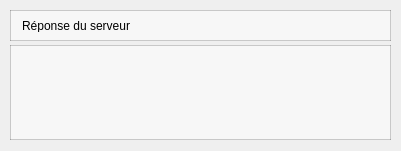
<?xml version="1.0" encoding="UTF-8"?>
<ui version="4.0">
 <class>BabelDialog</class>
 <widget class="QDialog" name="BabelDialog">
  <property name="geometry">
   <rect>
    <x>0</x>
    <y>0</y>
    <width>401</width>
    <height>151</height>
   </rect>
  </property>
  <property name="windowTitle">
   <string>error</string>
  </property>
  <property name="styleSheet">
   <string notr="true">background-image: url(:/BgBabelDialog.png);</string>
  </property>
  <widget class="QTextBrowser" name="textBrowser">
   <property name="geometry">
    <rect>
     <x>10</x>
     <y>45</y>
     <width>381</width>
     <height>95</height>
    </rect>
   </property>
   <property name="styleSheet">
    <string notr="true">background: none;
border: 1px solid rgba(10, 10, 10, 0.2);
background-color: rgba(255, 255, 255, 128);
color: rgb(0, 0, 0);
font: 9pt &quot;Open Sans Light&quot;;
padding: 8px;
</string>
   </property>
   <property name="html">
    <string>&lt;!DOCTYPE HTML PUBLIC &quot;-//W3C//DTD HTML 4.0//EN&quot; &quot;http://www.w3.org/TR/REC-html40/strict.dtd&quot;&gt;
&lt;html&gt;&lt;head&gt;&lt;meta name=&quot;qrichtext&quot; content=&quot;1&quot; /&gt;&lt;style type=&quot;text/css&quot;&gt;
p, li { white-space: pre-wrap; }
&lt;/style&gt;&lt;/head&gt;&lt;body style=&quot; font-family:'Open Sans Light'; font-size:9pt; font-weight:400; font-style:normal;&quot;&gt;
&lt;p style=&quot;-qt-paragraph-type:empty; margin-top:0px; margin-bottom:0px; margin-left:0px; margin-right:0px; -qt-block-indent:0; text-indent:0px; font-size:12px;&quot;&gt;&lt;br /&gt;&lt;/p&gt;&lt;/body&gt;&lt;/html&gt;</string>
   </property>
  </widget>
  <widget class="QLabel" name="label">
   <property name="geometry">
    <rect>
     <x>10</x>
     <y>10</y>
     <width>381</width>
     <height>31</height>
    </rect>
   </property>
   <property name="styleSheet">
    <string notr="true">background: none;
border: 1px solid rgba(10, 10, 10, 0.2);
background-color: rgba(255, 255, 255, 128);
color: rgb(0, 0, 0);
font: 9pt &quot;Open Sans Light&quot;;
padding: 8px;</string>
   </property>
   <property name="text">
    <string>Réponse du serveur</string>
   </property>
   <property name="alignment">
    <set>Qt::AlignLeading|Qt::AlignLeft|Qt::AlignVCenter</set>
   </property>
  </widget>
 </widget>
 <resources>
  <include location="../resources/BabelMainWindow.qrc"/>
 </resources>
 <connections/>
</ui>
